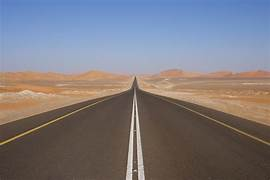
#> input picture New folder/Input/lane1.jpg, 270 x 180 px, found by its file name
$ python '# Code for lane detection algorithm.py'
#> lines starting #> are read from the running program, lines starting #| are printed output that depends on the picture; after the words box and inside, x2 and y2 are one past the last pixel; in counts of white or black regions, pixels touching at a corner belong together
#> further down, image is the input picture: shape (180, 270, 3); mean B, G, R 127.2, 121.6, 125.2
# Code for lane detection algorithm
import cv2
import numpy as np

def detect_lanes(image):
    # Convert the image to grayscale
    gray = cv2.cvtColor(image, cv2.COLOR_BGR2GRAY)
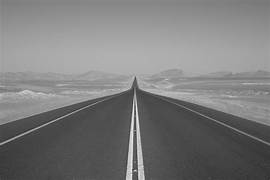
#> gray: shape (180, 270); min 42, max 246, mean 123.3

    # Apply Gaussian blur to reduce noise
    blurred = cv2.GaussianBlur(gray, (5, 5), 0)
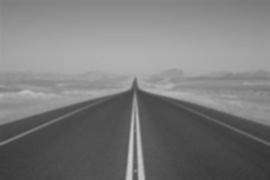
#> blurred: shape (180, 270); min 52, max 206, mean 123.3

    # Perform edge detection using the Canny edge detector
    edges = cv2.Canny(blurred, 50, 150)
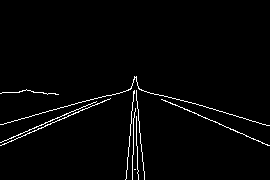
#> edges: shape (180, 270); 2.2% white in thin lines or dots, all inside (x1, y1, x2, y2) = (0, 76, 270, 180)

    # Define region of interest (ROI)
    height, width = edges.shape
#> height = 180; width = 270
    mask = np.zeros_like(edges)
    roi_vertices = np.array([[(0, height), (width/2, height/2), (width, height)]], dtype=np.int32)
#> roi_vertices = [[0, 180], [135, 90], [270, 180]]
    cv2.fillPoly(mask, roi_vertices, 255)
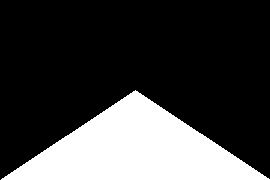
#> mask: shape (180, 270); 25.1% white; 1 white region, box (x1, y1, x2, y2) and area: (1, 90, 270, 180) 12195
    masked_edges = cv2.bitwise_and(edges, mask)
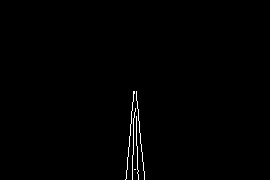
#> masked_edges: shape (180, 270); 0.66% white in thin lines or dots, all inside (x1, y1, x2, y2) = (125, 91, 145, 180)

    # Apply Hough Transform to detect lines in the image
    lines = cv2.HoughLinesP(masked_edges, rho=1, theta=np.pi/180, threshold=20, minLineLength=20, maxLineGap=300)
#> lines = [[136, 94, 144, 179], [133, 154, 133, 91], [136, 116, 137, 173], [126, 178, 132, 102], [132, 179, 132, 104]]

    # Draw detected lane lines on the original image
    lane_image = np.zeros_like(image)
    if lines is not None:
        for line in lines:
            x1, y1, x2, y2 = line[0]
            cv2.line(lane_image, (x1, y1), (x2, y2), (0, 255, 0), 5)
#> this loop made 5 passes
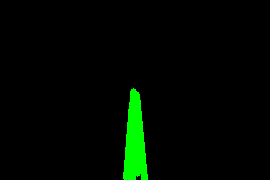
#> lane_image: shape (180, 270, 3); mean of channels 0, 1, 2 0, 8, 0; drawn as B, G, R

    # Combine the original image with the lane lines
    detected_lanes = cv2.addWeighted(image, 0.8, lane_image, 1, 0)
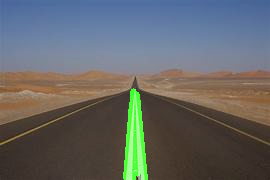
#> detected_lanes: shape (180, 270, 3); mean B, G, R 101.8, 102, 100.1

    return detected_lanes

# Read an input image
image = cv2.imread("C:/Users/suren/OneDrive/Desktop/lane1.jpg")

# Call the lane detection function
result = detect_lanes(image)

# Display the result
cv2.imshow('Result', result)
cv2.waitKey(0)
cv2.destroyAllWindows()
